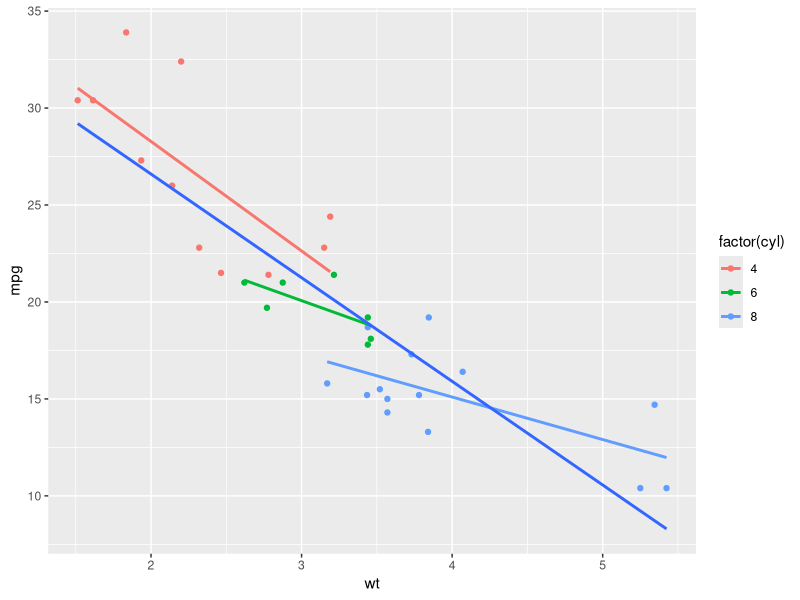
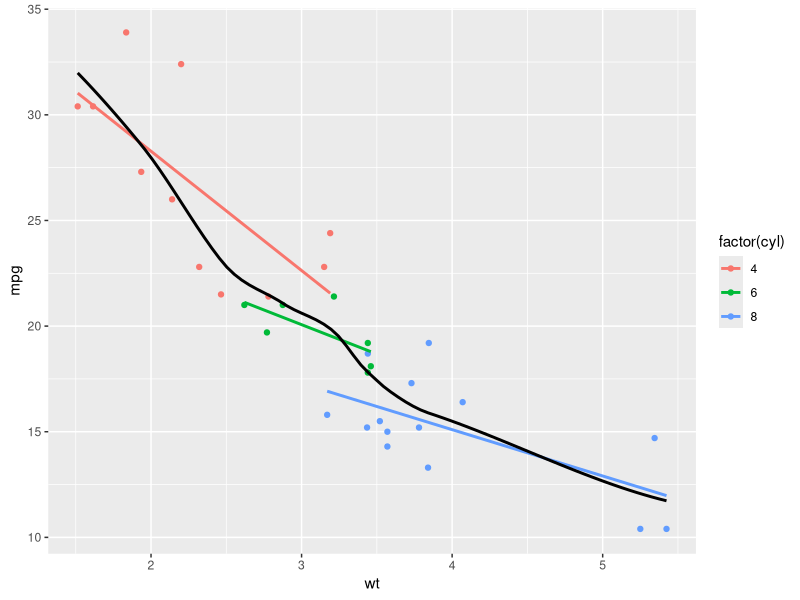
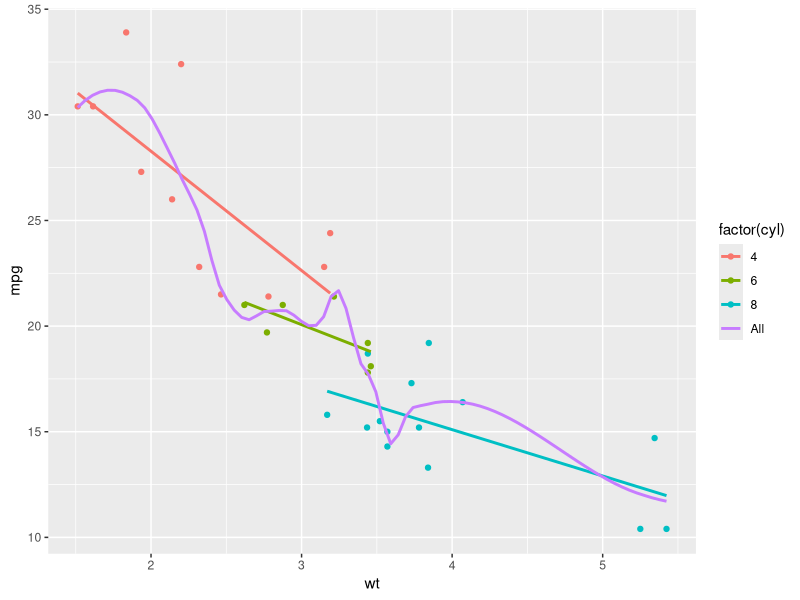
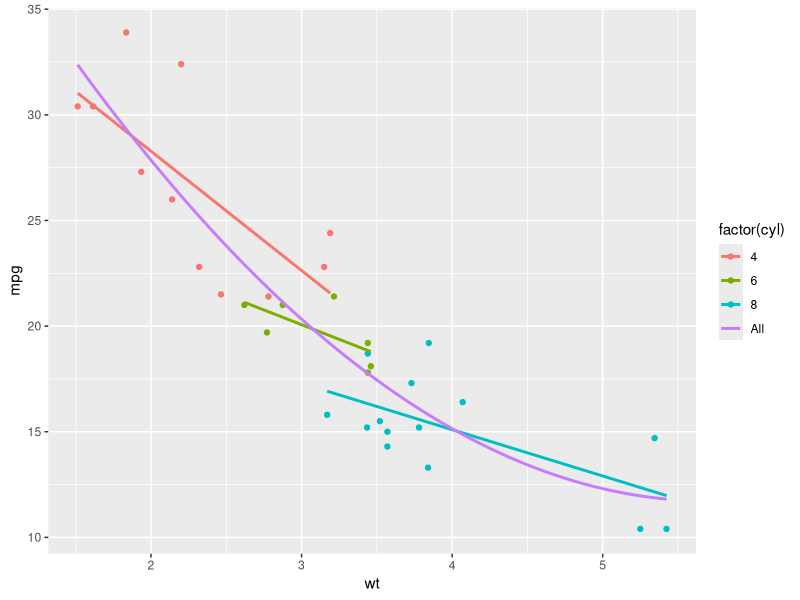
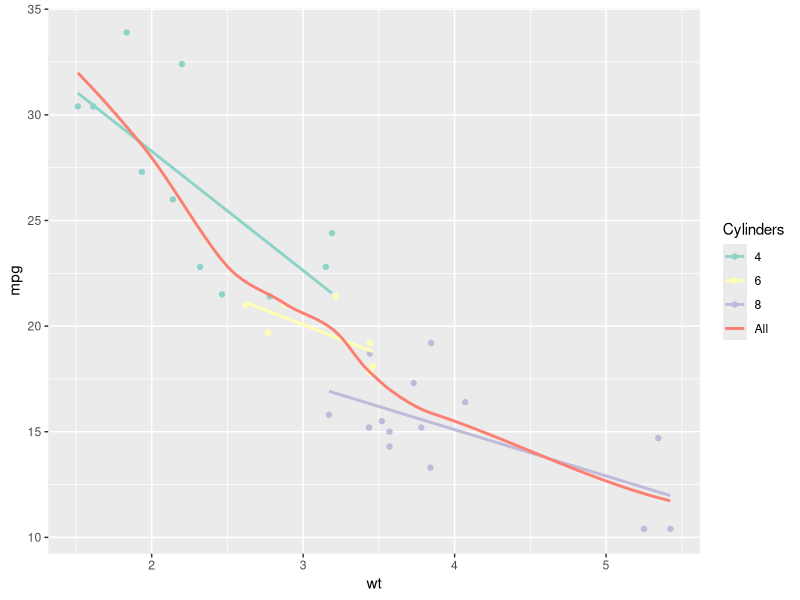
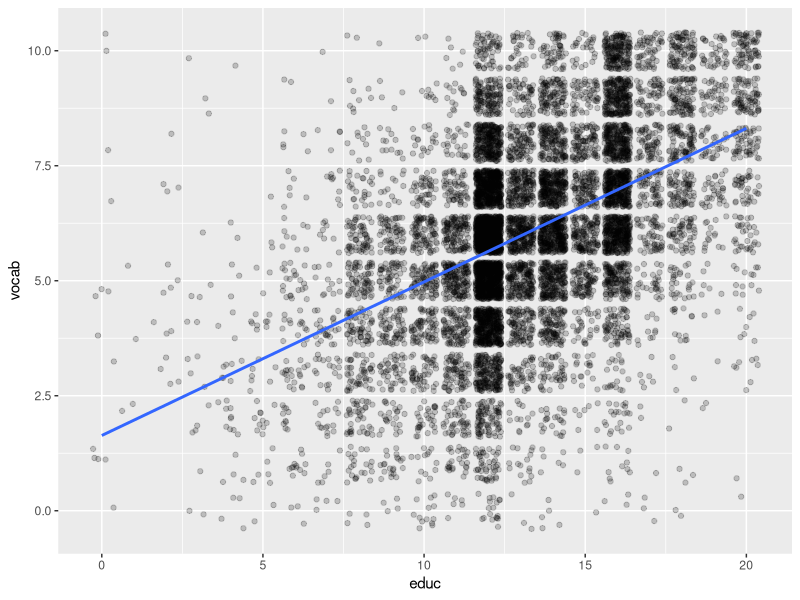
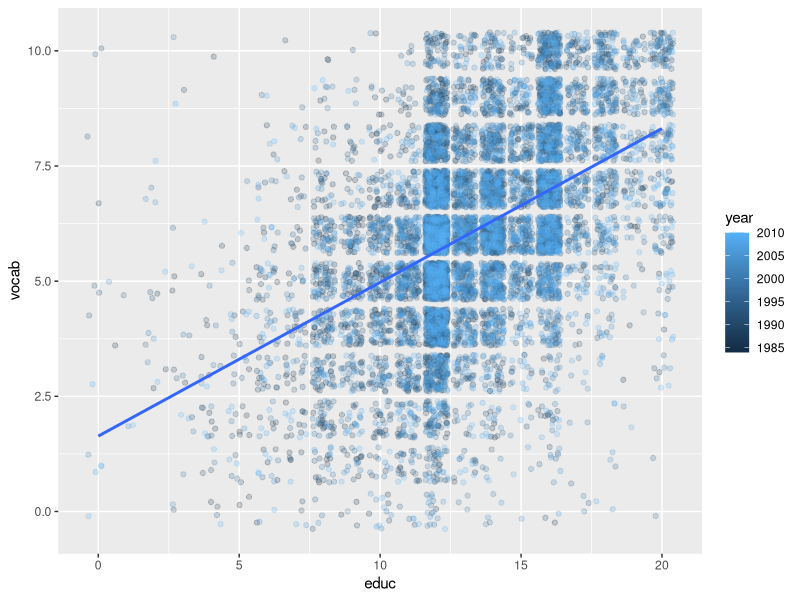
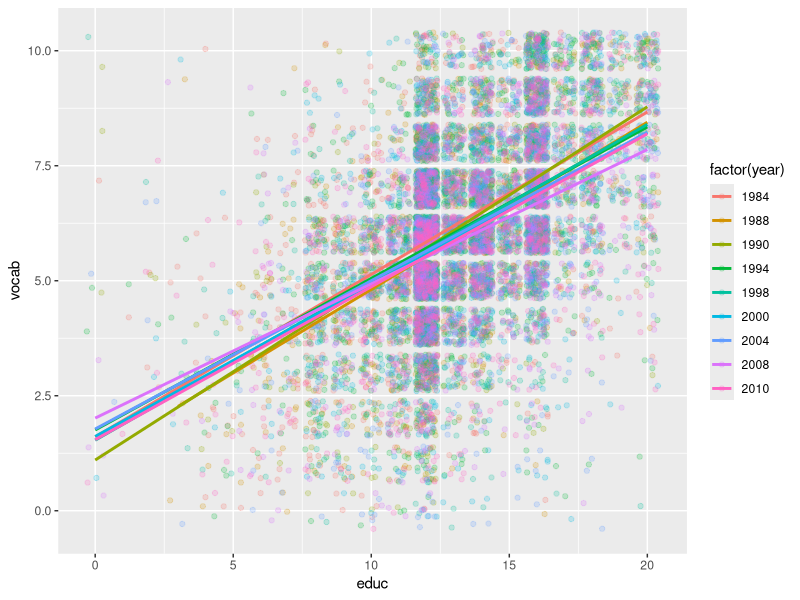

Write the R code that produced these figures, in order.
library(ggplot2)
library(dplyr)
library(carData)
library(RColorBrewer)
#library(Hmisc)
library(microbenchmark)
library(grid)
library(ggthemes)
#------------------------------------------------------

#Data sets
data("mtcars")
data("GSSvocab")
data("msleep")
data("iris")

#------------------------------------------------------
#Using grouping
ggplot(mtcars, aes(x = wt, y = mpg, col = factor(cyl))) +
  geom_point() +
  stat_smooth(method = "lm", se = FALSE) +
  stat_smooth(aes(group=1),method = "lm", se = FALSE)


#
ggplot(mtcars, aes(x = wt, y = mpg, col = factor(cyl))) +
  geom_point() +
  stat_smooth(method = "lm", se = FALSE) +
  # Change method and add span below
  stat_smooth(method = "loess",span=.7, aes(group = 1),
              se = FALSE, col = "black")

#--------------------------------------------------------------
#Default span = .9 for LOESS
#Lower span means risk of overfit
#higher span means risk of underfit
ggplot(mtcars, aes(x = wt, y = mpg, col = factor(cyl))) +
  geom_point() +
  stat_smooth(method = "lm", se = FALSE) +
  stat_smooth(method = "loess",aes(group = 1, col = "All"),
              se = FALSE,  span = .3)
                                #****

ggplot(mtcars, aes(x = wt, y = mpg, col = factor(cyl))) +
  geom_point() +
  stat_smooth(method = "lm", se = FALSE) +
  stat_smooth(method = "loess",aes(group = 1, col = "All"),
              se = FALSE,  span = 20)
                                 #****
#--------------------------------------------------------------
myColors <- c(brewer.pal(3, "Dark2"), "black")
danny_colors <- c(brewer.pal(4, "Set3"))
ggplot(mtcars, aes(x = wt, y = mpg, col = factor(cyl))) +
  geom_point() +
  stat_smooth(method = "lm", se = FALSE, span = 0.7) +
  stat_smooth(method = "loess", 
              aes(group = 1, col="All"), 
              se = FALSE, span = 0.7) +
  scale_color_manual("Cylinders",values=danny_colors)

#Qualitative Palette Options:
# Accent	8
# Dark2	8
# Paired	12
# Pastel1	9
# Pastel2	8
# Set1	9
# Set2	8
# Set3	12

#--------------------------------------------------------------


glimpse(GSSvocab)

years <- c(1980, 1984, 1988,1990, 1994, 1998, 2000, 2004, 2008, 2010)
 
GSSvocab <- GSSvocab %>% mutate(., year=as.numeric(as.character(year))) %>% 
            filter(., year %in% years)

count(GSSvocab, vars=year)


#Both effectively the same:
#geom_smooth - for smoothing standard geoms
#stat_smooth - for smoothing non-standard geoms

# Plot 1: Jittered scatter plot, add a linear model (lm) smooth
ggplot(GSSvocab, aes(x = educ, y = vocab)) +
  geom_jitter(alpha = 0.2) +
  stat_smooth(method="lm", se=FALSE) # smooth


ggplot(GSSvocab, aes(x = educ, y = vocab, color=year)) +
  geom_jitter(alpha = 0.2) +
  stat_smooth(method="lm", se=FALSE) # smooth


# microbenchmark(ggplot(GSSvocab, aes(x = educ, y = vocab, color=year)) +
#                  geom_jitter(alpha = 0.2) +
#                  stat_smooth(method="lm", se=FALSE), times = 15)


#Group by year
ggplot(GSSvocab, aes(x = educ, y = vocab, color=factor(year))) +
  geom_jitter(alpha = 0.2) +
  stat_smooth(method="lm", se=FALSE) # smooth


#Get rid of the dots
ggplot(GSSvocab, aes(x = educ, y = vocab, color=factor(year))) +
 # geom_jitter(alpha = 0.2) +
  stat_smooth(method="lm", se=FALSE) # smooth



ggplot(GSSvocab, aes(x = educ, y = vocab, color=factor(year))) +
  #geom_jitter(alpha = 0.2) +
  stat_smooth(method="lm", se=FALSE) +
  scale_color_brewer() +
  scale_x_continuous(expand=c(0,0)) + 
  scale_y_continuous(limit=c(-5,10),expand=c(0,0)) + 
  theme_minimal()


ggplot(GSSvocab, aes(x = educ, y = vocab, col = year, group= factor(year))) +
  stat_smooth(method = "lm", se = FALSE, alpha = .6, size = 3) +
  scale_color_gradientn(colors = brewer.pal(9, "YlOrRd"))


ggplot(GSSvocab, aes(x = educ, y = vocab, col = year, group= factor(year))) +
  stat_smooth(method = "lm", se = FALSE, alpha = .6, size = 3, geom="path") +
  scale_color_gradientn(colors = brewer.pal(9, "YlOrRd"))


#------------------------------------------------------------------
#rq - quantile regression method (rather than conditional mean, using conditional median)

ggplot(GSSvocab, aes(x = educ, y = vocab, col = year, group= factor(year))) +
  stat_quantile(alpha = .6, size = 3) +
  scale_color_gradientn(colors = brewer.pal(9, "YlOrRd"))

#Set quantiles=.5 to just get the median
ggplot(GSSvocab, aes(x = educ, y = vocab, col = year, group= factor(year))) +
  stat_quantile(quantile=.5, alpha = .6, size = 3) +
  scale_color_gradientn(colors = brewer.pal(9, "YlOrRd"))


#------------------------------------------------------------------
#stat_sum() - calculates total number of overlapping observations
p <- ggplot(GSSvocab, aes(x = educ, y = vocab)) + geom_jitter(alpha=.2)
p
                   #sets min and max size of dots 
p + stat_sum() + scale_size(range=c(1,10))

#------------------------------------------------------------------

glimpse(msleep)
log10(msleep$bodywt)
#dnorm() - for getting normal distr. values


msleep <- msleep %>% mutate(., bodywt=log10(msleep$bodywt))


ggplot(msleep, aes(x=bodywt)) + 
    geom_histogram(aes(y=..density..)) + 
    geom_rug() +
    stat_function(fun=dnorm, color="lightgreen", size=2
                  )

#Not working for some reason 
#arg=list(mean=mean(msleep$bodywt), sd=sd(msleep$bodywt))

#-----------Base R for QQ Plots------------------------
#QQ Plot helps us determine if a distribution is normally distributed
# (Should be close to a positive line)
# qnorm(seq(0.01,0.99,0.01)) - to generate values
qqnorm(qnorm(seq(0.01,0.99,0.01)))
qqnorm(msleep$bodywt)
#-------------------------------------------------------
#Diff measures the value needed to get from the first value to the second value
quantile(msleep$bodywt, c(.25,.75))
qnorm(c(.25,.75))

diff(quantile(msleep$bodywt, c(.25,.75)))
diff(qnorm(c(.25,.75)))

msleep <- msleep %>% mutate(., slope=diff(quantile(msleep$bodywt, c(.25,.75)))/
                            diff(qnorm(c(.25,.75))))

msleep <- msleep %>% mutate(., intercept=quantile(msleep$bodywt, .25) - 
                                           msleep$slope * qnorm(.25))

                  #Have to use sample rather than x

ggplot(msleep, aes(sample=bodywt)) + 
        stat_qq() +
        geom_abline(aes(slope=slope, intercept=intercept), color='orange')

#------------------------------------------------------------------------
glimpse(mtcars)

#Converting cyl and am to factors 
mtcars <- mtcars %>% mutate(., cyl= as.factor(cyl), am=as.factor(am))

#Presetting some positions for our graphs
posn_d <- position_dodge(width=.1)
posn_jd <- position_jitterdodge(jitter.width = .1, dodge.width = .2)
posn_j <- position_jitter(width=.2)


#These plots use geom_pointrange() as default
wt_cyl_am <- ggplot(mtcars,aes(x=cyl, y=wt, color=am, fill=am, group=am)) 

wt_cyl_am + geom_point(position = posn_d, alpha=.6)

wt_cyl_am + geom_point(position = posn_jd, alpha = 0.6) + 
  stat_summary(fun.data=mean_sdl, fun.args=list(mult=1))

wt_cyl_am + geom_point(position = posn_jd, alpha = 0.6) + 
  stat_summary(fun.data=mean_cl_normal)

#This one relies more on stat_summary - need Hmisc for it to actually plot everything
wt_cyl_am + geom_point(position = posn_jd, alpha = 0.6) + 
  stat_summary(geom = "point", fun.y = mean,
               position = posn_d) +
  stat_summary(geom = "errorbar", fun.data = mean_sdl,
               position = posn_d, fun.args = list(mult = 1), width = 0.1)



#How to zoom in - use coord_cartesian()
#scale_x_continuous
#xlim() - not as flexible

#Best zooming as we see the data continue indicating an incomplete picture
ggplot(iris, aes(x=Sepal.Length, y=Sepal.Width, color=Species)) +
      geom_point(alpha=.7) + 
      geom_smooth(method='loess') + 
      coord_cartesian(xlim=c(4,8))

#Aspect Ratio (height:width)
ggplot(iris, aes(x=Sepal.Length, y=Sepal.Width, color=Species)) +
  geom_point(alpha=.7) + 
  geom_smooth(method='lm') +
  coord_fixed(ratio = 1) #can set it easily
  
  #coord_equal() #Forces graph to 1:1 Aspect Ratio



#How to make a pie chart using a stacked bar and polar coordinates
ggplot(mtcars, aes(x = 1, fill = cyl)) + 
    geom_bar() +
    coord_polar(theta = "y")


#How to make a donut chart
ggplot(mtcars, aes(x = 1, fill = cyl)) +
    geom_bar(width = .5) +
    scale_x_continuous(limits = c(0,2)) +
    coord_polar(theta = "y")


#-------------FACETS---------------------
p <- ggplot(iris, aes(x=Sepal.Length, y=Sepal.Width, color=Species)) +
            geom_point(alpha=.7) + 
            coord_fixed(ratio = 1) #can set it easily

p + facet_grid(. ~ Species)


# dot represents nothing (rows to left annd item to right represents columns)
#Splits be levels (categorical data)
p <- ggplot(mtcars, aes(x = wt, y = mpg)) +
  geom_point()

# 1 - Separate rows according to transmission type, am
p + facet_grid(am ~ .)

# 2 - Separate columns according to cylinders, cyl
p + facet_grid(. ~ cyl)

# 3 - Separate by both columns and rows 
p + facet_grid(am ~ cyl)


#NOT A GOOD WAY TO USE FACET GRID - TOO MUCH GOING ON
#-----------------------------------------------------------------
# Code to create the cyl_am col and myCol vector
mtcars <- mtcars %>% mutate(., cyl_am = paste(mtcars$cyl, mtcars$am, sep = "_"))
my_cols <- rbind(brewer.pal(9, "Blues")[c(3,6,8)],
               brewer.pal(9, "Reds")[c(3,6,8)])

ggplot(mtcars, aes(x = wt, y = mpg, color = cyl_am, size=disp)) +
  geom_point() +
  # Add a manual colour scale
  scale_color_manual(values = my_cols) +
  facet_grid(gear~vs)
#-----------------------------------------------------------------
#To see the color options: colors()
#-----------------------------------------------------------------
#THEMES = text, line, rectangle control everything, and then broken down to sub-aspect

#element_ + 

#element_blank() can remove elements

datacamp_blues <- brewer.pal(9, "Blues")[c(4,6,8)]


#Recreating datacamp example as practice to then modify theme layer
p <- ggplot(mtcars, aes(x=wt, y=mpg, color=factor(cyl))) + geom_point(alpha=.5, size=4) +
      stat_smooth(method="lm", se=FALSE) +
      facet_grid(.~cyl, scales="free_y") +
      scale_color_manual(values = datacamp_blues) + 
      scale_x_discrete(name="Weight (lb/1000)", limits=c(2,4,6)) + 
      coord_cartesian(xlim=c(1,6)) +
      labs(y="MPG", color="Cylinders") + #color used for legends
                                         #For histograms and boxplots, n
                                         #Need to use "fill"
      theme( #RECT-------------------
              rect= element_blank(),
                  plot.background = element_rect(fill="wheat1", color="black", size=4),
             
             #LINE------------------
             #panel.grid = element_blank(),
                  axis.line = element_line(color='red'),
                  axis.ticks = element_line(color='red'),
             
             #TEXT------------------
                strip.text = element_text(size=16, color='orange'),
                axis.title = element_text(color='black', hjust=.5, face='italic'),
                axis.text = element_text(color='gray'),
          
             
             #LEGEND----------------
                legend.position = c(.2,.2),
                legend.direction= 'horizontal',
               # legend.position = 'bottom',
                #legend.position = 'none'
            
             
             #SPACING--------------
                panel.spacing.x = unit(2, "cm"),
                        #spacing for top, right, bottom, and left margins)
                plot.margin = unit(c(1,2,1,1), "cm")
      )
p + theme_light()
p + theme_tufte()

#Set default theme
theme_set(theme_bw())
